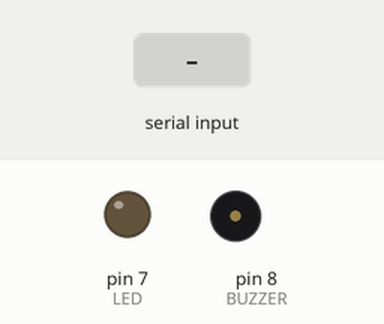
Recording of a sketch running on a simulated Arduino Uno, built with avr-gcc and run on an emulated ATmega328P. On the bench: output pins drawn as LEDs (lit = HIGH), buzzer (waves = sounding). The inputs (shaded band) are chosen by the test bench. What the sketch prints to the serial monitor is not drawn.

Above: at 1.3 s.
1.4 s: "B" received over Serial
At 2.8 s:
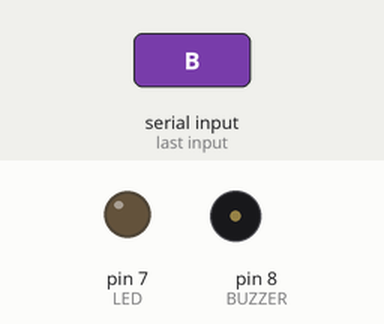
3.1 s: "R" received over Serial
At 3.6 s:
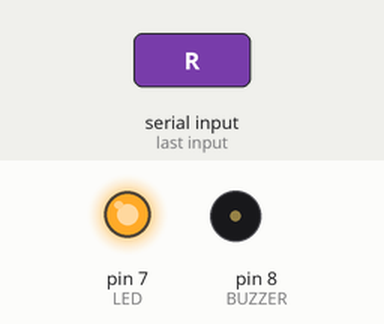
Timing chart, 0 to 12.1 s (numbered marks = the images above; inputs shaded):
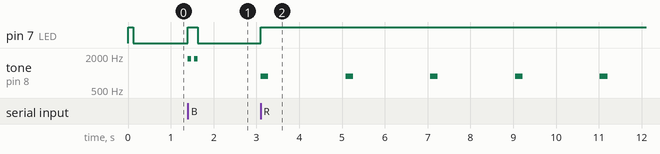

Measured:
- after the input at 1.4 s, pin 7 (LED): LOW → HIGH at once, → LOW 0.23 s later; tone on pin 8 (BUZZER): alternates 1800 Hz for 0.08 s and silent for 0.07 s, 4 changes in all, then stays silent, starting at once
- after the input at 3.1 s, pin 7 (LED): LOW → HIGH at once; tone on pin 8 (BUZZER): alternates 880 Hz for 0.18 s and silent for 1.8 s, starting at once

The sketch:

perch_buzzer.ino
```cpp
// Older Uno buzzer. The live firmware is esp32/perch_esp32/perch_esp32.ino.
// That ESP32 receives the camera, scores, buzzes, and writes Tiger Data.
// This sketch only plays B, P, or R if something still sends those letters.
//
// Wiring:
//   Passive piezo +  -> digital pin 8
//   Passive piezo -  -> GND
//   LED anode        -> 220 ohm resistor -> digital pin 7
//   LED cathode      -> GND
// The LED is optional. The piezo is the product.
//
// Flash this sketch, then in Chrome click "Connect Uno" and pick the port.

const int BUZZER = 8;
const int LED = 7;

void setup() {
  pinMode(BUZZER, OUTPUT);
  pinMode(LED, OUTPUT);
  Serial.begin(9600);
  digitalWrite(LED, HIGH);
  delay(120);
  digitalWrite(LED, LOW);
  Serial.println("perch");
}

void beep(int hz, int ms) {
  tone(BUZZER, hz, ms);
  delay(ms);
  noTone(BUZZER);
}

void loop() {
  if (!Serial.available()) return;
  char command = Serial.read();

  if (command == 'B') {
    digitalWrite(LED, HIGH);
    beep(1800, 80);
    delay(70);
    beep(1800, 80);
    digitalWrite(LED, LOW);
  } else if (command == 'P') {
    digitalWrite(LED, HIGH);
    beep(440, 120);
    delay(80);
    beep(440, 120);
    delay(80);
    beep(440, 120);
    digitalWrite(LED, LOW);
  } else if (command == 'R') {
    digitalWrite(LED, HIGH);
    for (int i = 0; i < 10; i++) {
      beep(880, 180);
      delay(1800);
    }
    digitalWrite(LED, LOW);
  }
}
```
